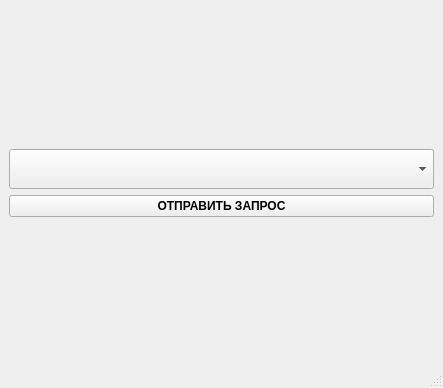
<?xml version="1.0" encoding="UTF-8"?>
<ui version="4.0">
 <class>MainWindow</class>
 <widget class="QMainWindow" name="MainWindow">
  <property name="geometry">
   <rect>
    <x>0</x>
    <y>0</y>
    <width>443</width>
    <height>388</height>
   </rect>
  </property>
  <property name="windowTitle">
   <string>MainWindow</string>
  </property>
  <widget class="QWidget" name="centralwidget">
   <layout class="QVBoxLayout" name="verticalLayout_2">
    <item>
     <layout class="QVBoxLayout" name="verticalLayout">
      <item>
       <widget class="QComboBox" name="available_groups">
        <property name="enabled">
         <bool>true</bool>
        </property>
        <property name="sizePolicy">
         <sizepolicy hsizetype="Preferred" vsizetype="Fixed">
          <horstretch>0</horstretch>
          <verstretch>0</verstretch>
         </sizepolicy>
        </property>
        <property name="minimumSize">
         <size>
          <width>0</width>
          <height>40</height>
         </size>
        </property>
        <property name="baseSize">
         <size>
          <width>0</width>
          <height>40</height>
         </size>
        </property>
       </widget>
      </item>
      <item>
       <widget class="QPushButton" name="send_request">
        <property name="font">
         <font>
          <weight>75</weight>
          <bold>true</bold>
         </font>
        </property>
        <property name="text">
         <string>ОТПРАВИТЬ ЗАПРОС</string>
        </property>
       </widget>
      </item>
     </layout>
    </item>
   </layout>
  </widget>
  <widget class="QMenuBar" name="menubar">
   <property name="geometry">
    <rect>
     <x>0</x>
     <y>0</y>
     <width>443</width>
     <height>21</height>
    </rect>
   </property>
  </widget>
  <widget class="QStatusBar" name="statusbar"/>
 </widget>
 <resources/>
 <connections/>
</ui>
